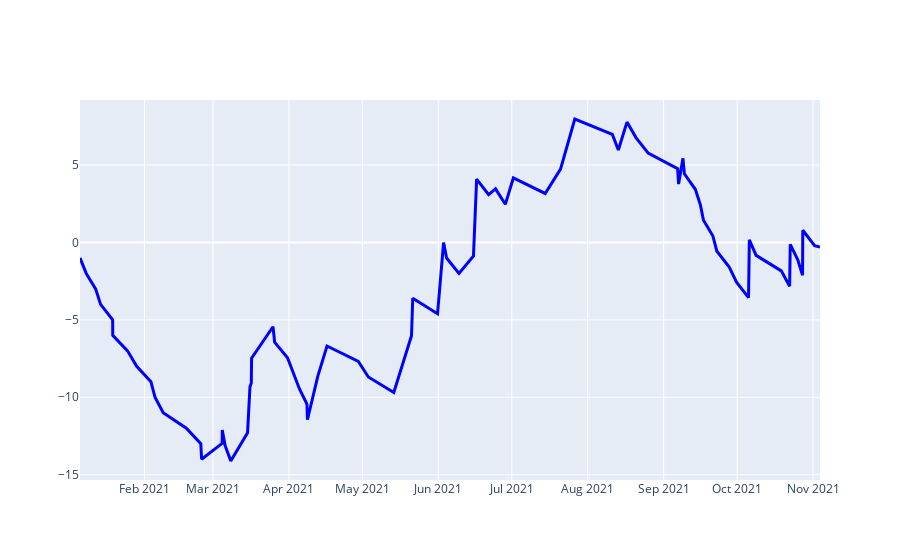

This figure's notebook cell:
### Code cell
# Equity curve of a take-profit at half 
fig6 = go.Figure()
sharpe_half = cal_sharpe(select_positions['R'])
cumret_half, maxDD_half, maxDDD_half, startDD_half = cal_drawdown(np,select_positions['R'])
plot_line(fig6, go, cumret_half.index, cumret_half, 'lines', 3, 'blue', "stop_loss")
fig6.show()
print("Sharpe: ", sharpe_half)
print("maxDD: ", maxDD_half)
print("maxDDD: ", maxDDD_half)
print("startDD: ", startDD_half)
print("sum R_half: ", sum(select_positions['R']))
